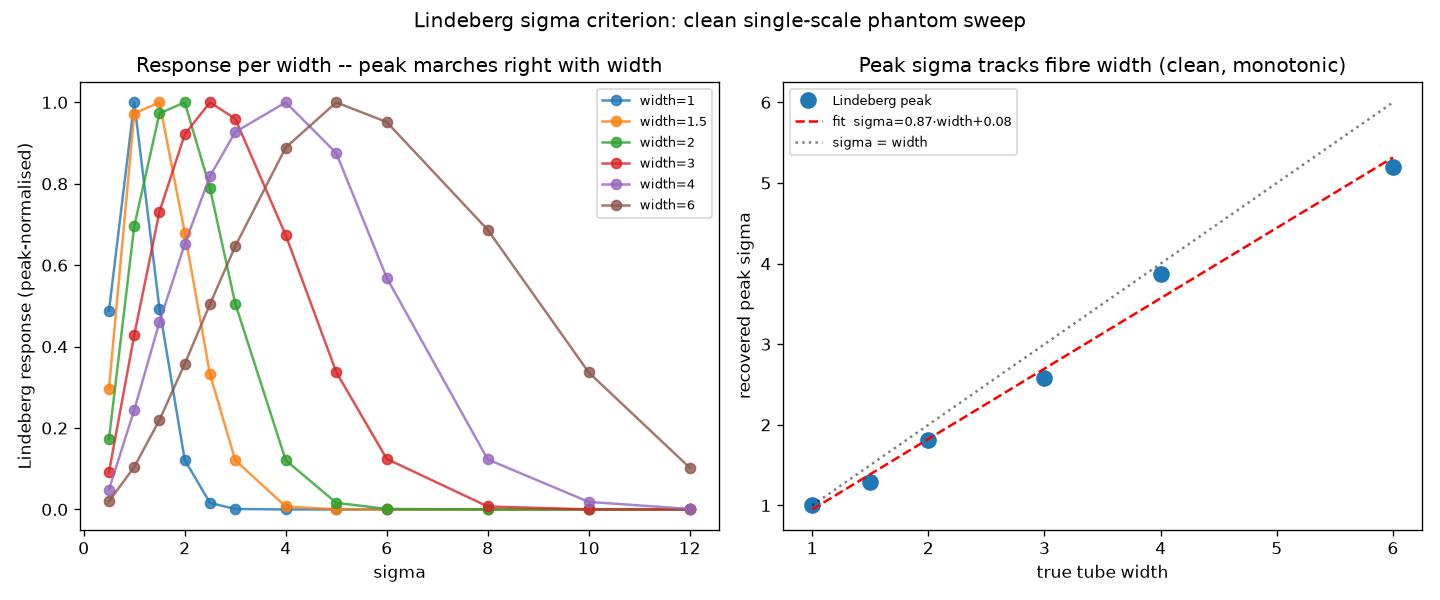

Python code for this plot:
"""
lindeberg_sigma_phantoms.py

A CLEAN, isolated test of the Lindeberg sigma criterion (see
lindeberg_stability_3d.lindeberg_response_3d): on a phantom whose fibres have
ONE known cross-sectional width, does the gamma-normalised response

        sigma^2 * mean(sum of two LARGEST structure-tensor eigenvalues)

peak at a sigma that tracks that width? And when the width changes, does the
peak move with it, monotonically?

Why a new phantom rather than reusing the existing ones
-------------------------------------------------------
The two 3D phantoms already in the repo each bundle a confounder that muddies a
pure sigma read:

  * reconstruction.make_phantom stacks straight + crossing + isotropic-noise
    regions along x. The crossing region carries TWO scales/orientations and the
    noise region has energy at every scale, so a whole-volume Lindeberg average
    mixes them -- you cannot say "the peak is the fibre width".
  * orthogonality_residual.make_fanning_phantom rotates the fibre orientation
    across the volume (by design, to give rho a real optimum). That spatial
    orientation change is exactly the large-scale content the
    lindeberg_stability_3d.first_local_max docstring warns can hijack the
    response at large sigma.

This module strips all of that away: a SINGLE population of straight, parallel
Gaussian tubes, one width, well separated, (optionally) light noise. One scale
in, so there should be one clean peak out -- the ideal setting to confirm the
criterion behaves before trusting it on real data.

What "meaningful" means here
----------------------------
A single phantom only tells you WHERE the peak lands. The real evidence that the
criterion measures scale (rather than some fixed grid artefact) is that the peak
MOVES with the width: sweep several widths and the peak-sigma vs width curve
should be monotonic and roughly linear. That sweep is the main() experiment.

Reuses lindeberg_response_3d + first_local_max from lindeberg_stability_3d so the
exact response being tested here is the same code the real-data recipe uses.
"""

import numpy as np

from lindeberg_stability_3d import lindeberg_response_3d, first_local_max


# ---------------------------------------------------------------------------
# Phantom: a single population of straight parallel Gaussian tubes
# ---------------------------------------------------------------------------

def make_tube_phantom(shape=(96, 96, 96), width=2.0, spacing=None, axis=0,
                      noise_sigma=0.0, seed=0):
    """Straight parallel Gaussian tubes (one fibre population) along `axis`.

    Every tube shares the SAME cross-sectional width, so the volume has exactly
    ONE characteristic scale -- the clean input the Lindeberg sigma criterion is
    meant for. Tubes sit on a square lattice in the plane perpendicular to
    `axis`; the intensity is a periodic 2D Gaussian of that width (identical
    profile to reconstruction.make_phantom's `tubes`, just single-population).

    Parameters
    ----------
    shape : (N0, N1, N2) volume shape.
    width : Gaussian sigma of each tube's cross-section, in voxels. This is the
        scale the Lindeberg peak should recover.
    spacing : centre-to-centre tube spacing, in voxels. Defaults to 6*width so
        neighbouring tubes barely overlap (the same 6x rule used in
        toy2d/width_sense_check.py) -- close enough to fill the volume, far
        enough that the spacing does not introduce a second competing scale.
    axis : fibre axis (0, 1 or 2). The tubes run along it; the lattice lives in
        the other two axes.
    noise_sigma : std of additive Gaussian noise (0 = clean). Kept OFF by
        default so this is a pure-scale test; the lindeberg_stability_3d caveat
        is that the pick is not fully noise-adaptive, which is a separate
        experiment.
    seed : RNG seed for the noise.

    Returns
    -------
    volume : float32 array, normalised to [0, 1].
    """
    if spacing is None:
        spacing = 6.0 * width
    coords = np.indices(shape).astype(np.float32)
    perp = [a for a in range(3) if a != axis]
    a, b = coords[perp[0]], coords[perp[1]]

    da = ((a + spacing / 2) % spacing) - spacing / 2
    db = ((b + spacing / 2) % spacing) - spacing / 2
    vol = np.exp(-(da ** 2 + db ** 2) / (2.0 * width ** 2))

    if noise_sigma > 0.0:
        rng = np.random.default_rng(seed)
        vol = vol + noise_sigma * rng.standard_normal(shape).astype(np.float32)
    vol = (vol - vol.min()) / (np.ptp(vol) + 1e-12)
    return vol.astype(np.float32)


# ---------------------------------------------------------------------------
# Peak location, refined to sub-grid resolution
# ---------------------------------------------------------------------------

def refined_peak_sigma(sigmas, response):
    """Sigma at the Lindeberg peak, refined off the discrete grid.

    Picks the first interior local maximum (first_local_max -- robust to any
    slow rise at large sigma from residual boundary content), then fits a
    parabola through that point and its two neighbours and returns the vertex.
    So the recovered peak is continuous in the phantom width instead of being
    quantised to the sigma grid, which matters for a clean peak-vs-width trend.

    Falls back to the plain grid argmax if there is no interior local max.
    """
    sigmas = np.asarray(sigmas, dtype=float)
    response = np.asarray(response, dtype=float)
    i = first_local_max(sigmas, response)
    if i is None:
        return float(sigmas[int(np.nanargmax(response))])
    x0, x1, x2 = sigmas[i - 1], sigmas[i], sigmas[i + 1]
    y0, y1, y2 = response[i - 1], response[i], response[i + 1]
    # Vertex of the parabola through the three (x, y) points.
    denom = (x0 - x1) * (x0 - x2) * (x1 - x2)
    if denom == 0:
        return float(x1)
    A = (x2 * (y1 - y0) + x1 * (y0 - y2) + x0 * (y2 - y1)) / denom
    B = (x2 ** 2 * (y0 - y1) + x1 ** 2 * (y2 - y0) + x0 ** 2 * (y1 - y2)) / denom
    if A >= 0:                       # not a maximum -> keep the grid point
        return float(x1)
    xv = -B / (2 * A)
    # Guard against a vertex thrown outside the bracketing interval.
    return float(np.clip(xv, x0, x2))


# ---------------------------------------------------------------------------
# Experiment: peak sigma vs true tube width
# ---------------------------------------------------------------------------

def sweep_width_vs_peak(widths, shape=(96, 96, 96), sigmas=None, rho=1.0,
                        noise_sigma=0.0, verbose=True):
    """For each tube width, build the phantom and record the Lindeberg peak sigma.

    Returns (widths, peak_sigmas, responses, sigmas) where responses[k] is the
    full response curve for widths[k], so the caller can plot the curves too.
    """
    widths = np.asarray(widths, dtype=float)
    if sigmas is None:
        sigmas = np.array([0.5, 1.0, 1.5, 2.0, 2.5, 3.0, 4.0, 5.0,
                           6.0, 8.0, 10.0, 12.0])
    sigmas = np.asarray(sigmas, dtype=float)

    peak_sigmas = np.full(widths.size, np.nan)
    responses = []
    for k, w in enumerate(widths):
        vol = make_tube_phantom(shape=shape, width=float(w),
                                noise_sigma=noise_sigma)
        _s, resp = lindeberg_response_3d(vol, sigmas, rho=rho, verbose=False)
        responses.append(resp)
        peak_sigmas[k] = refined_peak_sigma(sigmas, resp)
        if verbose:
            print(f"  width={w:5.2f}  ->  peak sigma={peak_sigmas[k]:6.3f}  "
                  f"(sigma/width={peak_sigmas[k] / w:5.3f})")
    return widths, peak_sigmas, responses, sigmas


if __name__ == "__main__":
    import matplotlib
    matplotlib.use("Agg")
    import matplotlib.pyplot as plt

    SHAPE = (96, 96, 96)
    WIDTHS = np.array([1.0, 1.5, 2.0, 3.0, 4.0, 6.0])

    print("Lindeberg sigma criterion on clean single-scale tube phantoms")
    print(f"shape={SHAPE}, single straight Gaussian-tube population, no noise\n")
    widths, peaks, responses, sigmas = sweep_width_vs_peak(WIDTHS, shape=SHAPE)

    # --- gallery of the actual phantoms fed to the sweep -------------------
    # Tubes run along axis 0, so a mid-slice at fixed axis 0 shows the tube
    # cross-sections (the lattice of blobs whose size IS the width). Same
    # display extent for every panel so the growing blob size is comparable.
    fig0, axes0 = plt.subplots(1, len(widths), figsize=(2.4 * len(widths), 2.8))
    view = 32   # show a fixed 32x32 corner so tube size is visually comparable
    for ax, w in zip(np.atleast_1d(axes0), widths):
        vol = make_tube_phantom(shape=SHAPE, width=float(w))
        ax.imshow(vol[vol.shape[0] // 2, :view, :view], cmap="gray",
                  vmin=0, vmax=1)
        ax.set_title(f"width={w:g}\n(spacing={6 * w:g})", fontsize=9)
        ax.set_xticks([]); ax.set_yticks([])
    fig0.suptitle("Phantoms used: cross-section through the tubes "
                  "(axis-0 mid-slice, 32x32 corner)")
    fig0.tight_layout()
    fig0.savefig("lindeberg_sigma_phantoms_gallery.png", dpi=120)
    print("Saved lindeberg_sigma_phantoms_gallery.png")

    # Straight-line fit peak_sigma = m*width + b (the "does it track scale?" test).
    m, b = np.polyfit(widths, peaks, 1)
    print("-" * 60)
    print(f"linear fit: peak_sigma = {m:.3f} * width + {b:+.3f}")
    print(f"mean sigma/width ratio = {np.mean(peaks / widths):.3f}")
    print("-" * 60)

    fig, axes = plt.subplots(1, 2, figsize=(12, 5))

    # (A) response curves, normalised to their own peak so all widths overlay.
    for w, resp in zip(widths, responses):
        r = np.asarray(resp, float)
        axes[0].plot(sigmas, r / np.nanmax(r), "o-", alpha=0.8,
                     label=f"width={w:g}")
    axes[0].set_xlabel("sigma")
    axes[0].set_ylabel("Lindeberg response (peak-normalised)")
    axes[0].set_title("Response per width -- peak marches right with width")
    axes[0].legend(fontsize=8)

    # (B) recovered peak sigma vs true width + the fitted line.
    axes[1].plot(widths, peaks, "o", ms=9, label="Lindeberg peak")
    xl = np.array([widths.min(), widths.max()])
    axes[1].plot(xl, m * xl + b, "r--",
                 label=f"fit  sigma={m:.2f}·width{b:+.2f}")
    axes[1].plot(xl, xl, "k:", alpha=0.5, label="sigma = width")
    axes[1].set_xlabel("true tube width")
    axes[1].set_ylabel("recovered peak sigma")
    axes[1].set_title("Peak sigma tracks fibre width (clean, monotonic)")
    axes[1].legend(fontsize=8)

    fig.suptitle("Lindeberg sigma criterion: clean single-scale phantom sweep")
    fig.tight_layout()
    fig.savefig("lindeberg_sigma_phantoms.png", dpi=120)
    print("Saved lindeberg_sigma_phantoms.png")
